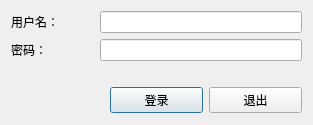
<?xml version="1.0" encoding="UTF-8"?>
<ui version="4.0">
 <class>LoginDialog</class>
 <widget class="QDialog" name="LoginDialog">
  <property name="windowModality">
   <enum>Qt::ApplicationModal</enum>
  </property>
  <property name="geometry">
   <rect>
    <x>0</x>
    <y>0</y>
    <width>313</width>
    <height>125</height>
   </rect>
  </property>
  <property name="windowTitle">
   <string>登录</string>
  </property>
  <property name="windowIcon">
   <iconset resource="resources.qrc">
    <normaloff>:/resources/Lost_And_Found.ico</normaloff>:/resources/Lost_And_Found.ico</iconset>
  </property>
  <layout class="QVBoxLayout" name="verticalLayout">
   <item>
    <layout class="QHBoxLayout" name="horizontalLayout">
     <item>
      <layout class="QVBoxLayout" name="verticalLayout_2">
       <item>
        <widget class="QLabel" name="label">
         <property name="text">
          <string>用户名：</string>
         </property>
        </widget>
       </item>
       <item>
        <widget class="QLabel" name="label_2">
         <property name="text">
          <string>密码：              </string>
         </property>
         <property name="alignment">
          <set>Qt::AlignLeading|Qt::AlignLeft|Qt::AlignVCenter</set>
         </property>
        </widget>
       </item>
      </layout>
     </item>
     <item>
      <layout class="QVBoxLayout" name="verticalLayout_3">
       <item>
        <widget class="QLineEdit" name="lineEditUser"/>
       </item>
       <item>
        <widget class="QLineEdit" name="lineEditKey">
         <property name="echoMode">
          <enum>QLineEdit::Password</enum>
         </property>
        </widget>
       </item>
      </layout>
     </item>
    </layout>
   </item>
   <item>
    <spacer name="horizontalSpacer">
     <property name="orientation">
      <enum>Qt::Horizontal</enum>
     </property>
     <property name="sizeHint" stdset="0">
      <size>
       <width>40</width>
       <height>20</height>
      </size>
     </property>
    </spacer>
   </item>
   <item>
    <layout class="QHBoxLayout" name="horizontalLayout_2">
     <item>
      <widget class="QLabel" name="labelStatus">
       <property name="text">
        <string/>
       </property>
      </widget>
     </item>
     <item>
      <widget class="QPushButton" name="pushButtonLogin">
       <property name="text">
        <string>登录</string>
       </property>
      </widget>
     </item>
     <item>
      <widget class="QPushButton" name="pushButtonQuit">
       <property name="text">
        <string>退出</string>
       </property>
      </widget>
     </item>
    </layout>
   </item>
  </layout>
 </widget>
 <resources>
  <include location="resources.qrc"/>
 </resources>
 <connections/>
</ui>
